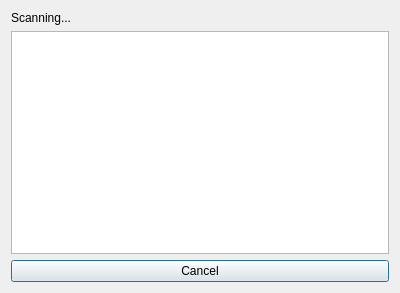
<?xml version="1.0" encoding="UTF-8"?>
<ui version="4.0">
 <class>RemoteSelectorDialog</class>
 <widget class="QDialog" name="RemoteSelectorDialog">
  <property name="geometry">
   <rect>
    <x>0</x>
    <y>0</y>
    <width>400</width>
    <height>293</height>
   </rect>
  </property>
  <property name="windowTitle">
   <string>Dialog</string>
  </property>
  <layout class="QVBoxLayout" name="verticalLayout">
   <item>
    <widget class="QLabel" name="status">
     <property name="text">
      <string>Scanning...</string>
     </property>
    </widget>
   </item>
   <item>
    <widget class="QListWidget" name="remoteDevices"/>
   </item>
   <item>
    <widget class="QPushButton" name="cancelButton">
     <property name="text">
      <string>Cancel</string>
     </property>
    </widget>
   </item>
  </layout>
 </widget>
 <resources/>
 <connections/>
</ui>
